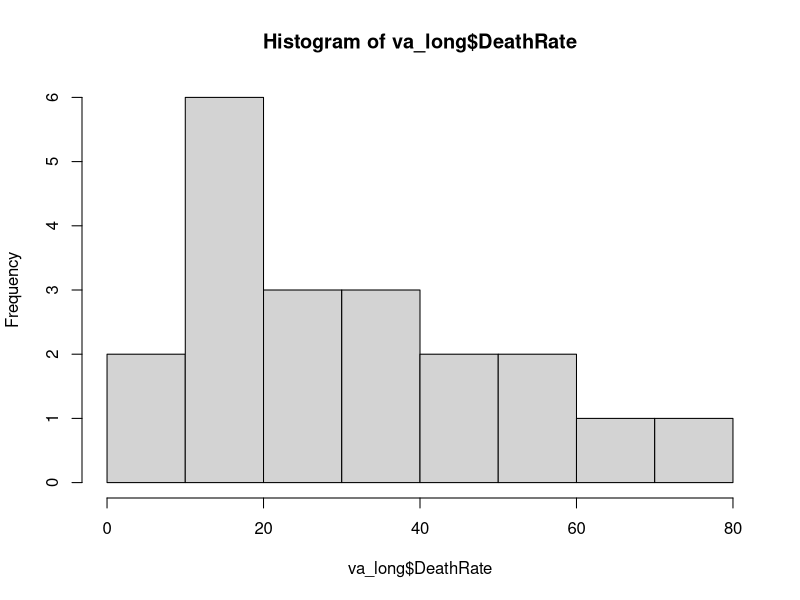
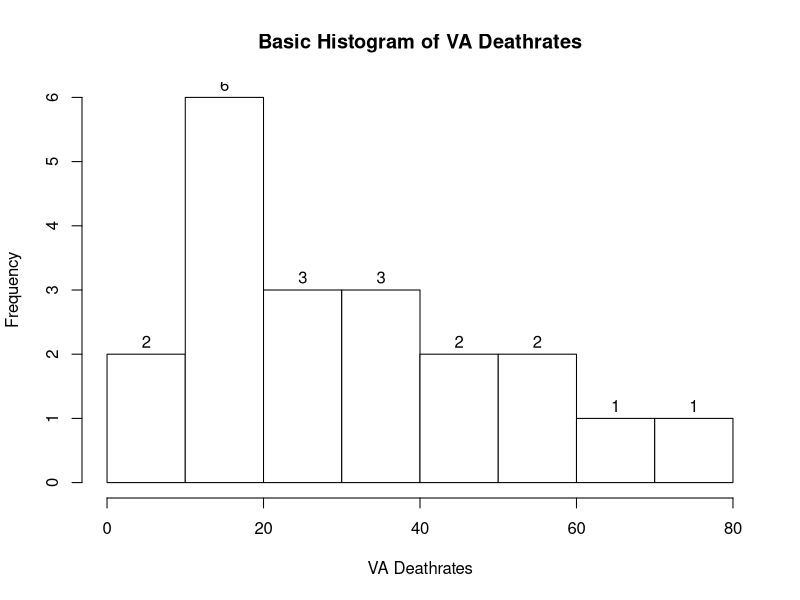
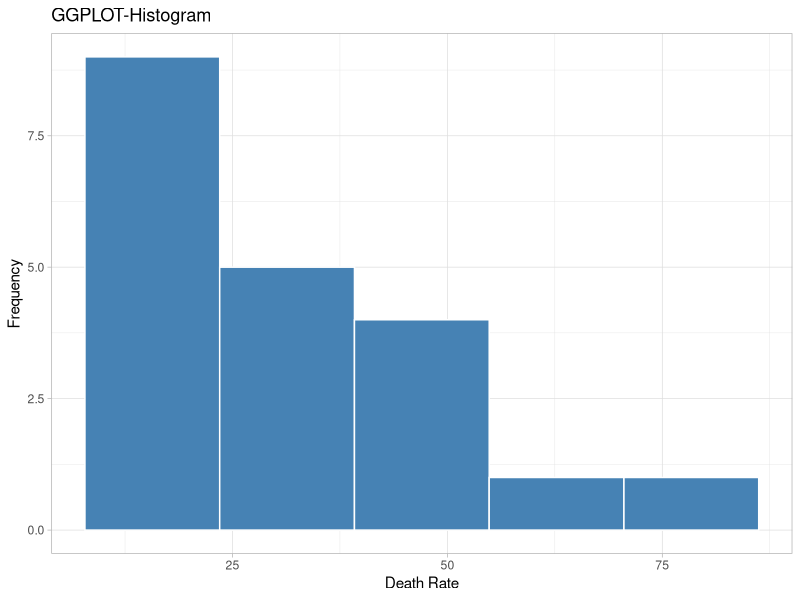

The R script that drew these images, in order:
VADeaths
?VADeaths
class(VADeaths)
help(class)
va_df <- as.data.frame(VADeaths)
class(va_df)
View(va_df)
va_df$AgeGroups<-row.names(VADeaths)
View(va_df)
va_df
#Changing the data into "Long" Format using "reshape" function
va_long=reshape(va_df,direction="long", 
                varying = colnames(VADeaths) ,
                v.names="DeathRate" ,
                timevar="Population" ,
                times=colnames(VADeaths))
va_long
hist(va_long$DeathRate)

#Changing title and labels
hist(va_long$DeathRate,
     #breaks=5,
     main="Basic Histogram of VA Deathrates",
     xlab="VA Deathrates",
     ylab="Frequency",
     labels=TRUE,
     col="white",
     border="black"
)

#Data
#Asthetics -->X,,Y axis to various variables
#Geometry
#Facets
#Statistics
#Coordinates
#Themes
#Labels
library(ggplot2)

ggplot(
  va_long,
  aes(x=DeathRate)
)+
  geom_histogram(bins=5,
                 fill="steelblue",col="white")+
  labs(title="GGPLOT-Histogram",
       x="Death Rate",
       y="Frequency")+
  #facet_wrap(~Population)
  theme_light()
